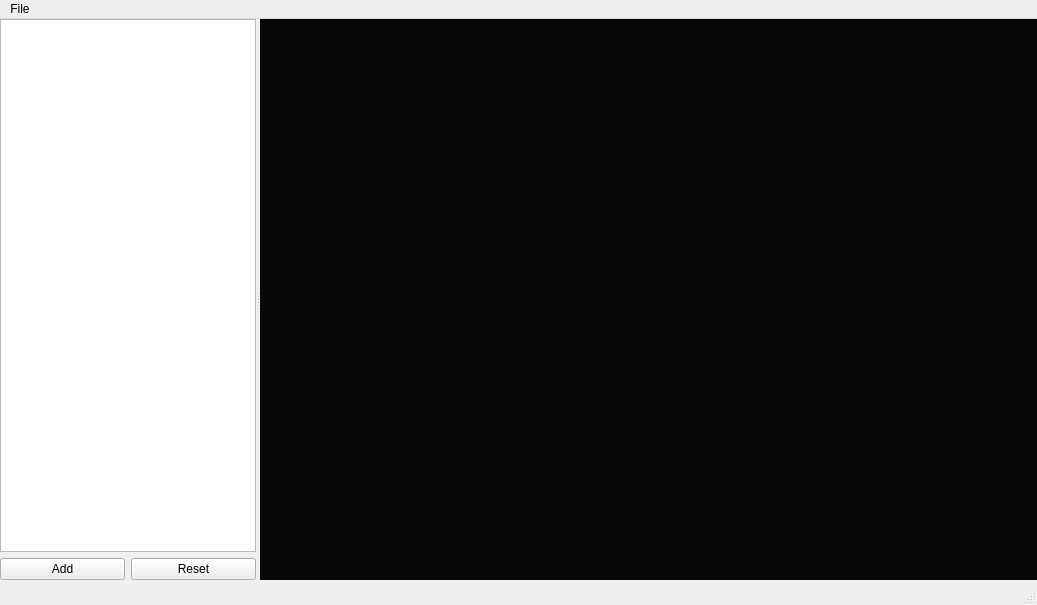
<?xml version="1.0" encoding="UTF-8"?>
<ui version="4.0">
 <class>main_window</class>
 <widget class="QMainWindow" name="main_window">
  <property name="geometry">
   <rect>
    <x>0</x>
    <y>0</y>
    <width>1037</width>
    <height>605</height>
   </rect>
  </property>
  <property name="windowTitle">
   <string>Plotter</string>
  </property>
  <widget class="QWidget" name="centralwidget">
   <widget class="QSplitter" name="splitter">
    <property name="geometry">
     <rect>
      <x>0</x>
      <y>0</y>
      <width>1041</width>
      <height>561</height>
     </rect>
    </property>
    <property name="orientation">
     <enum>Qt::Horizontal</enum>
    </property>
    <widget class="QWidget" name="layoutWidget">
     <layout class="QVBoxLayout" name="verticalLayout">
      <item>
       <widget class="QListWidget" name="figure_list"/>
      </item>
      <item>
       <layout class="QHBoxLayout" name="horizontalLayout">
        <item>
         <widget class="QPushButton" name="add_push_button">
          <property name="text">
           <string>Add</string>
          </property>
         </widget>
        </item>
        <item>
         <widget class="QPushButton" name="reset_push_button">
          <property name="text">
           <string>Reset</string>
          </property>
         </widget>
        </item>
       </layout>
      </item>
     </layout>
    </widget>
    <widget class="QWidget" name="drawing_area" native="true">
     <property name="sizePolicy">
      <sizepolicy hsizetype="Preferred" vsizetype="Preferred">
       <horstretch>5</horstretch>
       <verstretch>0</verstretch>
      </sizepolicy>
     </property>
     <property name="styleSheet">
      <string notr="true">background-color: rgb(7, 7, 7);</string>
     </property>
    </widget>
   </widget>
  </widget>
  <widget class="QMenuBar" name="menubar">
   <property name="geometry">
    <rect>
     <x>0</x>
     <y>0</y>
     <width>1037</width>
     <height>19</height>
    </rect>
   </property>
   <widget class="QMenu" name="menuFile">
    <property name="title">
     <string>File</string>
    </property>
    <addaction name="action_open_state"/>
    <addaction name="action_save_State_As"/>
   </widget>
   <addaction name="menuFile"/>
  </widget>
  <widget class="QStatusBar" name="statusbar"/>
  <action name="action_open_state">
   <property name="text">
    <string>Open state</string>
   </property>
  </action>
  <action name="action_save_State_As">
   <property name="text">
    <string>Save State As</string>
   </property>
  </action>
 </widget>
 <resources/>
 <connections/>
</ui>
